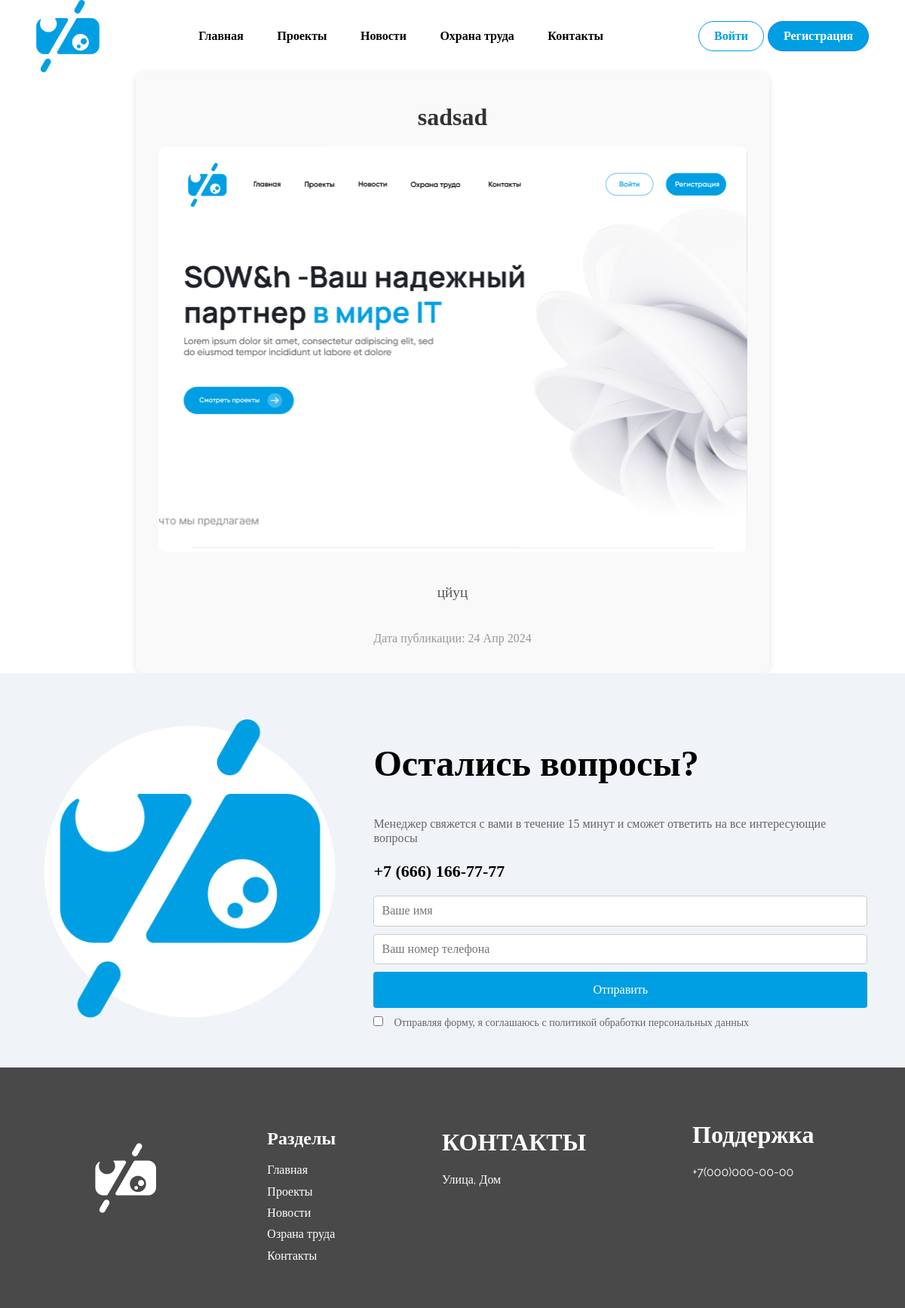
The app's page /news/13/ with its own data.
### sownh/models.py (models this page shows, shortened)
class News(models.Model):
    category = models.ForeignKey(CategoryNews, related_name='projects', on_delete=models.SET_NULL, null=True,
                                 verbose_name="Новости")
    title = models.CharField(max_length=200, verbose_name="Название новости")
    description = models.TextField(verbose_name="Описание новости")
    photo = models.ImageField(upload_to='photo/', null=True, blank=True, verbose_name="Фото проекта")
    date_created = models.DateTimeField(auto_now_add=True, verbose_name="Дата создания")
    class Meta:
        verbose_name = "Новости"
        verbose_name_plural = "Новости"

### sownh/views.py (the view)
# urls.py: path('news/<int:news_id>/', views.news_detail, name='news_detail'),
def news_detail(request, news_id):
    news = get_object_or_404(News, pk=news_id)
    return render(request, 'news_detail.html', {'news': news})

### sownh/templates/news_detail.html (shortened to what this page needs)
{% load static %}
<!DOCTYPE html>
<html lang="en">
<head>
    <link rel="stylesheet" href="{% static 'css/index.css' %}">
    <link rel="stylesheet" href="https://cdnjs.cloudflare.com/ajax/libs/normalize/8.0.1/normalize.min.css">
    <link rel="stylesheet" href="https://gistcdn.githack.com/mfd/09b70eb47474836f25a21660282ce0fd/raw/e06a670afcb2b861ed2ac4a1ef752d062ef6b46b/Gilroy.css">
</head>
<body>
<div class="header">
    <div class="container">
        <div class="header-line">
            <div class="header-logo">
                <img class="logo-large" src="{% static 'images/first/logo.svg' %}" alt="Название компании">
            </div>
            <div class="nav">
                <a class="nav-item" href="{% url 'home' %}">Главная</a>
                <a class="nav-item" href="{% url 'page2' %}">Проекты</a>
                <a class="nav-item" href="{% url 'page3' %}">Новости</a>
                <a class="nav-item" href="{% url 'page4' %}">Охрана труда</a>
                <a class="nav-item" href="{% url 'page5' %}">Контакты</a>
            </div>
            <div class="btn">
                <a class="button1" target="_blank" href="{% url 'accounts:login' %}">Войти</a>
                <a class="button2" target="_blank" href="{% url 'accounts:register' %}">Регистрация</a>
            </div>
        </div>
    </div>
</div>
<div class="news-container">
    <h1 class="news-title">{{ news.title }}</h1>
    <img class="news-photo" src="{{ news.photo.url }}" alt="{{ news.title }}">
    <p class="news-description">{{ news.description }}</p>
    <p class="news-date">Дата публикации: {{ news.date_created|date:"d M Y" }}</p>
</div>
<div class="contact-section">
    <div class="contact-image">
        <img src="{% static 'images/news/2.png' %}" alt="">
    </div>
    <div class="contact-content">
        <h2>Остались вопросы?</h2>
        <p>Менеджер свяжется с вами в течение 15 минут и сможет ответить на все интересующие вопросы</p>
        <div class="contact-phone">
            <p>+7 (666) 166-77-77</p>
        </div>
        <div class="contact-form">
            <form action="{% url 'send_email' %}" method="post">
                <input type="text" name="name" placeholder="Ваше имя" required>
                <input type="tel" name="phone" placeholder="Ваш номер телефона" maxlength="15">
                <button type="submit">Отправить</button>
            </form>
        </div>
        <div class="contact-checkbox">
            <input type="checkbox" id="agree">
            <label for="agree">Отправляя форму, я соглашаюсь с политикой обработки персональных данных</label>
        </div>
    </div>
</div>
<div class="footer">
    <div class="footer-con">
        <div class="logo">
            <img src="{% static 'images/first/logo1.png' %}" alt="">
        </div>
        <div class="footer-nav">
            <h2>Разделы</h2>
            <a class="footer-item" href="{% url 'home' %}">Главная</a>
            <a class="footer-item" href="{% url 'page2' %}">Проекты</a>
            <a class="footer-item" href="{% url 'page3' %}">Новости</a>
            <a class="footer-item" href="{% url 'page4' %}">Озрана труда</a>
            <a class="footer-item" href="{% url 'page5' %}">Контакты</a>
        </div>
        <div class="footer-info">
            <h1>КОНТАКТЫ</h1>
            <p>Улица, Дом</p>
        </div>
        <div class="footer-title">
            <h1>Поддержка </h1>
            <p>+7(000)000-00-00</p>
        </div>
    </div>
</div>
</body>
</html>

### sownh/static/css/index.css (style rules this page uses)
html, body { padding: 0; width: 100%; height: 100%; overflow-x: hidden; }
html { scrollbar-width: none; }
body { -ms-overflow-style: none; }
.header-line { display: flex; align-items: center; justify-content: space-around; }
.nav-item { color: #000; text-decoration: none; font-weight: 600; font-size: 16px; margin-right: 40.55px; transition: color 0.3s linear; }
.header-logo { margin-right:20px; }
.nav { font-family: 'Gilroy'; }
.nav-item:last-child { margin-right: 30.55px; }
.btn { display: flex; font-family: 'Gilroy'; gap: 5px }
.button1 { background-color: #ffffff; color: #009FE3; text-decoration: none; font-weight: 600; font-size: 16px; border-radius: 59px; border: 1px solid #009FE3; padding: 10px 20px; text-align: center; transition: color 0.3s linear; }
.button2 { background-color: #0084ff; color: #ffffff; text-decoration: none; font-weight: 600; font-size: 16px; border-radius: 59px; border: 1px solid #0084ff; padding: 10px 20px; text-align: center; transition: color 0.3s linear; }
.contact-section { display: flex; justify-content: center; align-items: center; padding: 50px; background-color: #f0f4f8; }
.contact-image { margin-right: 50px; }
.contact-image img { max-width: 100%; height: auto; }
.contact-content h2 { font-family: Gilroy; font-size: 48px; font-weight: 700; line-height: 62px; text-align: left; }
.contact-content p { font-family: 'Gilroy'; font-size: 16px; color: #666; margin-bottom: 20px; }
.contact-phone p { font-weight: 700; font-family: 'Gilroy'; font-size: 22px; color: #000; margin-bottom: 20px; }
.contact-form input[type="text"], .contact-form input[type="tel"] { padding: 10px; margin-bottom: 10px; border: 1px solid #ccc; border-radius: 4px; width: calc(100% - 22px); }
.contact-form button { width: 100%; background-color: #009fe3; color: #fff; border: none; padding: 15px 20px; border-radius: 4px; cursor: pointer; }
.contact-checkbox { margin-top: 10px; }
.contact-checkbox input[type="checkbox"] { margin-right: 10px; }
.contact-checkbox label { font-family: 'Gilroy'; font-size: 14px; color: #666; }
.footer-con { font-family: "Raleway"; background: #494949; color: white; padding: 50px; display: flex; justify-content: space-around; }
.footer-item { text-decoration: none; color: white; margin-bottom: 10px; display: flex; }
.logo img { max-width: 100%; height: auto; margin-top: 50px; }
.footer-nav, .footer-info { margin-top: 10px; }
.button2 { display: inline-block; padding: 10px 20px; text-decoration: none; color: white; background-color: #009FE3; border-radius: 20px; transition: background-color 0.3s ease; font-family: 'Gilroy'; }
.logo-large { display: block; }
.news-container { display: flex; flex-direction: column; align-items: center; padding: 20px; max-width: 800px; margin: 0 auto; background-color: #f9f9f9; border-radius: 10px; box-shadow: 0 2px 10px rgba(0, 0, 0, 0.1); }
.news-title { font-size: 2rem; margin-bottom: 20px; text-align: center; color: #333; }
.news-photo { max-width: 100%; height: auto; border-radius: 10px; margin-bottom: 20px; }
.news-description { font-size: 1.2rem; line-height: 1.6; margin-bottom: 20px; color: #555; text-align: justify; }
.news-date { font-size: 1rem; color: #999; text-align: center; }

### records on screen
News: title "sadsad", photo (picture), description "цйуц", date_created "24 Апр 2024"
